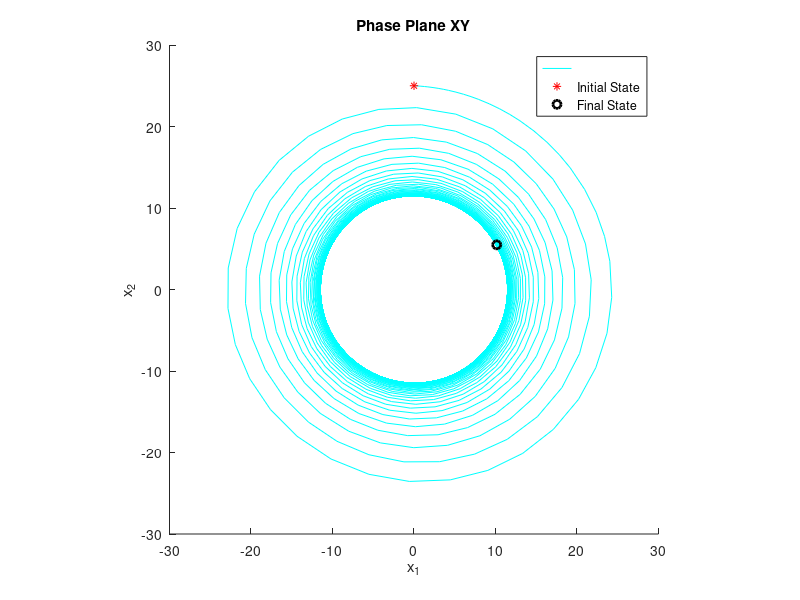

Reproduce this figure in MATLAB.
% Erivelton Gualter
% 01/17/2019
%
% Nonlinear System - Homework 1 - Question 2

function question2()
    A = 1.5;
    V1 = 1;
    V2 = 1;
    L = 1;  % H
    C = 1;  % F
    R = .1; % Ohm

    param = [A V1 V2 L C R];
    fun = @(t,x) derStableOscilator(t,x, param);

    x0 = [0; 25];
    [t, X] =ode45(fun,[0 1000],x0);  

    figure('Name','Question 2 - Phase Plane XY','NumberTitle','off');
    hold on;
    axis equal
    plot(X(:,1), X(:,2), 'c'); 
    plot(X(1,1), X(1,2), '*r');
    plot(X(end,1), X(end,2), 'ok', 'LineWidth', 2);

    title('Phase Plane XY');
    ylabel('x_2'); xlabel('x_1');
    legend('','Initial State','Final State');

    axis([-30 30 -30 30])

    print('question2a','-depsc')

    % Function
    function xDer = derStableOscilator(t, x, param)

        A = param(1);
        V1 = param(2);
        V2 = param(3);
        L = param(4);
        C = param(5);
        R = param(6);

        x1 = x(1);
        x2 = x(2);

        xd1 = inv(C)*x2;
        xd2 = inv(L)*(V1*atan(A*R*x2/V2)-x1-R*x2) ;

        xDer = [xd1; xd2];
    end
end
